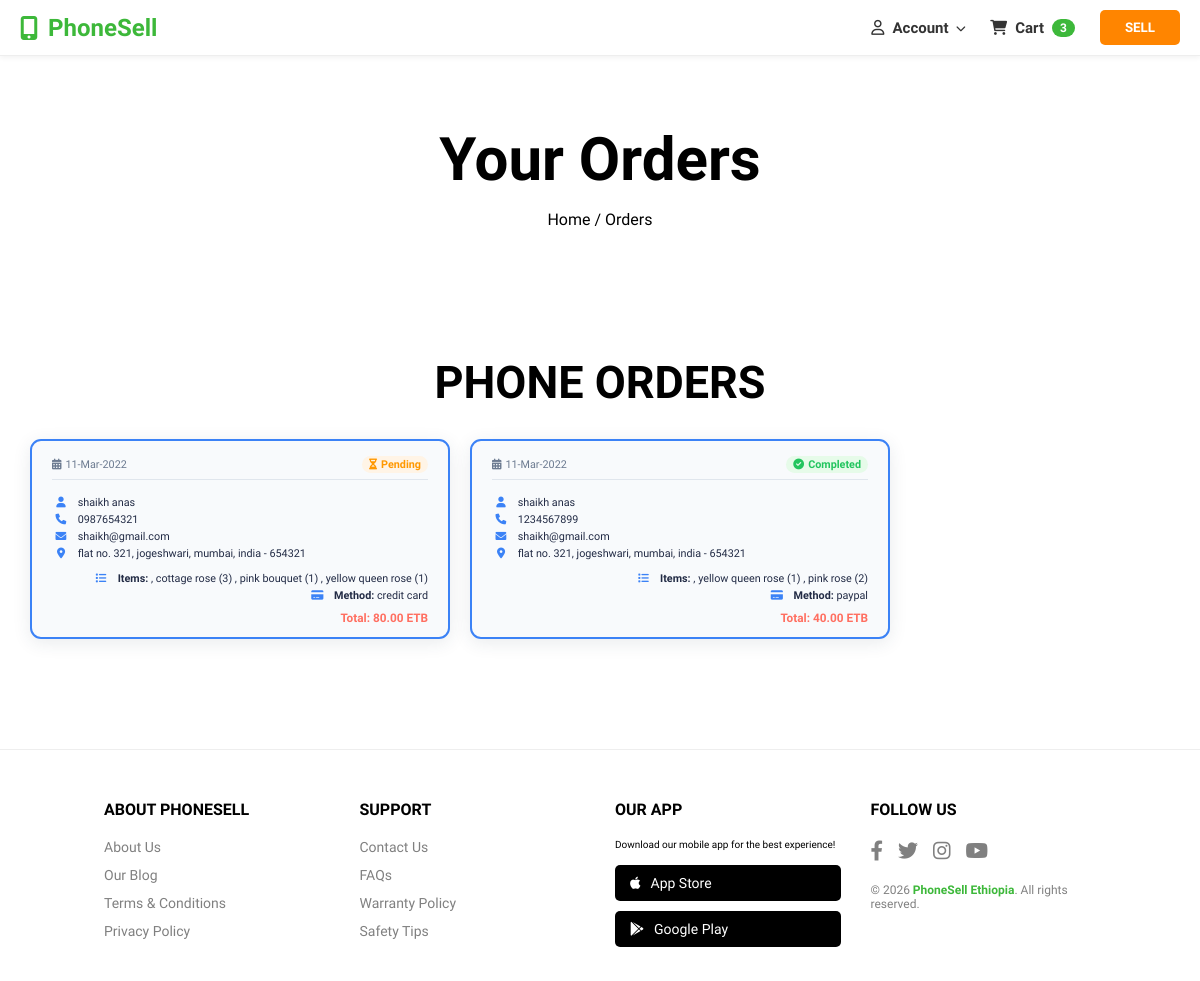
Screenshot of /orders.php (signed in) with the database file from the repository.
### tables this page shows
CREATE TABLE `orders` (
  `id` int(100) NOT NULL,
  `user_id` int(100) NOT NULL,
  `name` varchar(100) NOT NULL,
  `number` varchar(12) NOT NULL,
  `email` varchar(100) NOT NULL,
  `method` varchar(50) NOT NULL,
  `address` varchar(500) NOT NULL,
  `total_products` varchar(1000) NOT NULL,
  `total_price` int(100) NOT NULL,
  `placed_on` varchar(50) NOT NULL,
  `payment_status` varchar(20) NOT NULL DEFAULT 'pending'
);

### orders.php (the view, shortened to what this page needs)
<!DOCTYPE html>
<html lang="en">
<head>
    <link rel="stylesheet" href="https://cdnjs.cloudflare.com/ajax/libs/font-awesome/6.0.0/css/all.min.css">
    <link rel="stylesheet" href="assets/css/style.css">
</head>
<body>
<?php include 'includes/header.php'; ?>
<section class="heading">
    <h3>Your Orders</h3>
    <p><a href="home.php">Home</a> / Orders</p>
</section>
<section class="placed-orders">
    <h1 class="title">Phone Orders</h1>
    <div class="box-container">
        <?php
        $select_orders = mysqli_query($conn, "SELECT * FROM `orders` WHERE user_id = '$user_id'") or die('query failed');
        if (mysqli_num_rows($select_orders) > 0) {
            while ($fetch_orders = mysqli_fetch_assoc($select_orders)) {
        ?>
        <div class="order-card">
            <div class="order-card-header">
                <span class="order-date"><i class="fas fa-calendar-alt"></i> <?php echo htmlspecialchars($fetch_orders['placed_on']); ?></span>
                <span class="order-status <?php echo $fetch_orders['payment_status'] == 'pending' ? 'pending' : 'paid'; ?>">
                    <i class="fas fa-<?php echo $fetch_orders['payment_status'] == 'pending' ? 'hourglass-half' : 'check-circle'; ?>"></i>
                    <?php echo htmlspecialchars(ucfirst($fetch_orders['payment_status'])); ?>
                </span>
            </div>
            <div class="order-card-body">
                <div class="order-info">
                    <div><i class="fas fa-user"></i> <?php echo htmlspecialchars($fetch_orders['name']); ?></div>
                    <div><i class="fas fa-phone"></i> <?php echo htmlspecialchars($fetch_orders['number']); ?></div>
                    <div><i class="fas fa-envelope"></i> <?php echo htmlspecialchars($fetch_orders['email']); ?></div>
                    <div><i class="fas fa-map-marker-alt"></i> <?php echo htmlspecialchars($fetch_orders['address']); ?></div>
                </div>
                <div class="order-details">
                    <div><i class="fas fa-list"></i> <strong>Items:</strong> <?php echo htmlspecialchars($fetch_orders['total_products']); ?></div>
                    <div><i class="fas fa-credit-card"></i> <strong>Method:</strong> <?php echo htmlspecialchars($fetch_orders['method']); ?></div>
                    <div class="order-total"></i> <strong>Total:</strong> <?php echo number_format($fetch_orders['total_price'], 2); ?> ETB</div>
                </div>
            </div>
        </div>
        <?php
            }
        } else {
            echo '<p class="empty">No phone orders placed yet!</p>';
        }
        ?>
    </div>
</section>
<?php include 'includes/footer.php'; ?>
</body>
</html>

### assets/css/style.css (style rules this page uses)
:root { --jiji-green: #3db83a; --jiji-orange: linear-gradient(90deg, #ff9940, #f78320); --jiji-bg: #f2f4f5; --text-black: #000000; --text-gray: #808080; --cloud-white: #ffffff; --ruby-flame: #ef4444; --box-shadow: 0 2px 10px rgba(0, 0, 0, 0.05); }
* { font-family: 'Lexend', sans-serif; margin: 0; padding: 0; box-sizing: border-box; outline: none; border: none; text-decoration: none; transition: all 0.2s ease; }
html { font-size: 62.5%; overflow-x: hidden; scroll-behavior: smooth; scroll-padding-top: 7rem; }
body { background: var(--shadow-ink); color: var(--snow-glow); }
section { padding: 4rem 3rem; animation: glowFade 0.8s ease-in-out; }
.heading { display: flex; flex-flow: column; align-items: center; justify-content: center; gap: 1.5rem; background: linear-gradient(135deg, var(--dusk-navy), var(--shadow-ink)); text-align: center; min-height: 30vh; border-radius: 1rem; margin-bottom: 2rem; }
.heading h3 { font-size: 6rem; color: var(--twilight-blue); }
.heading p { font-size: 1.6rem; color: var(--deep-obsidian); }
.heading p a { color: var(--sunset-orange); text-decoration: none; }
.title { text-align: center; margin-bottom: 3rem; color: var(--sunlit-gold); text-transform: uppercase; font-size: 4.5rem; text-shadow: 0 0 10px var(--sunlit-gold); }
.placed-orders .box-container { max-width: 1400px; margin: 0 auto; display: flex; flex-wrap: wrap; gap: 2rem; align-items: flex-start; }
.order-card { background: #f8fafc; border-radius: 1.1rem; box-shadow: 0 4px 18px rgba(44, 62, 80, 0.10); padding: 1.5rem 2rem 1.2rem 2rem; margin-bottom: 2rem; min-width: 270px; max-width: 420px; flex: 1 1 350px; display: flex; flex-direction: column; gap: 1.1rem; border: 2.5px solid #3b82f6; transition: box-shadow 0.2s, border 0.2s; }
.order-card-header { display: flex; align-items: center; justify-content: space-between; border-bottom: 1px solid #e0e6ed; padding-bottom: 0.6rem; margin-bottom: 0.5rem; }
.order-card-header .order-date { font-size: 1.08rem; color: #6b7a90; display: flex; align-items: center; gap: 0.4rem; }
.order-card-header .order-status { font-size: 1.08rem; font-weight: 600; display: flex; align-items: center; gap: 0.4rem; padding: 0.2rem 0.7rem; border-radius: 1rem; }
.order-card-header .order-status.paid { background: #e6fbe9; color: #22c55e; }
.order-card-header .order-status.pending { background: #fff4e6; color: #ff9800; }
.order-card-body { display: flex; gap: 1.2rem; justify-content: space-between; flex-wrap: wrap; }
.order-info, .order-details { display: flex; flex-direction: column; gap: 0.4rem; font-size: 1.08rem; color: #222b45; }
.order-info i, .order-details i { color: #3b82f6; margin-right: 0.5rem; min-width: 18px; text-align: center; }
.order-details { align-items: flex-end; text-align: right; flex: 1 1 120px; }
.order-total { font-size: 1.18rem; font-weight: 700; color: #ff6f61; margin-top: 0.5rem; }

### rows the page displays
orders: placed_on "11-Mar-2022", payment_status "Pending", name "shaikh anas", number "0987654321", email "shaikh@gmail.com", address "flat no. 321, jogeshwari, mumbai, india - 654321", total_products ", cottage rose (3) , pink bouquet (1) , yellow queen rose (1)", method "credit card", total_price "80.00"
orders: placed_on "11-Mar-2022", payment_status "Completed", name "shaikh anas", number "1234567899", email "shaikh@gmail.com", address "flat no. 321, jogeshwari, mumbai, india - 654321", total_products ", yellow queen rose (1) , pink rose (2)", method "paypal", total_price "40.00"

### other values shown
mysqli_fetch_assoc($cart_result)['count'] "3"
